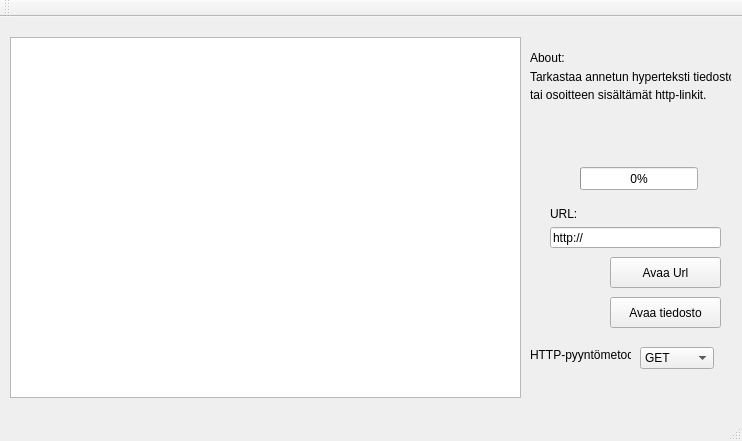
<?xml version="1.0" encoding="UTF-8"?>
<ui version="4.0">
 <class>URLcheck</class>
 <widget class="QMainWindow" name="URLcheck">
  <property name="geometry">
   <rect>
    <x>0</x>
    <y>0</y>
    <width>742</width>
    <height>441</height>
   </rect>
  </property>
  <property name="sizePolicy">
   <sizepolicy hsizetype="Preferred" vsizetype="Preferred">
    <horstretch>0</horstretch>
    <verstretch>0</verstretch>
   </sizepolicy>
  </property>
  <property name="windowTitle">
   <string>URLcheck</string>
  </property>
  <widget class="QWidget" name="centralWidget">
   <widget class="QPushButton" name="openButton">
    <property name="geometry">
     <rect>
      <x>610</x>
      <y>280</y>
      <width>111</width>
      <height>31</height>
     </rect>
    </property>
    <property name="text">
     <string>Avaa tiedosto</string>
    </property>
   </widget>
   <widget class="QTableView" name="urltable">
    <property name="geometry">
     <rect>
      <x>10</x>
      <y>20</y>
      <width>511</width>
      <height>361</height>
     </rect>
    </property>
    <property name="asd" stdset="0">
     <string/>
    </property>
    <attribute name="verticalHeaderVisible">
     <bool>false</bool>
    </attribute>
   </widget>
   <widget class="QPushButton" name="urlButton">
    <property name="geometry">
     <rect>
      <x>610</x>
      <y>240</y>
      <width>111</width>
      <height>31</height>
     </rect>
    </property>
    <property name="text">
     <string>Avaa Url</string>
    </property>
   </widget>
   <widget class="QLineEdit" name="urlEdit">
    <property name="geometry">
     <rect>
      <x>550</x>
      <y>210</y>
      <width>171</width>
      <height>21</height>
     </rect>
    </property>
    <property name="text">
     <string>http://</string>
    </property>
   </widget>
   <widget class="QLabel" name="urlLabel">
    <property name="geometry">
     <rect>
      <x>550</x>
      <y>190</y>
      <width>46</width>
      <height>13</height>
     </rect>
    </property>
    <property name="text">
     <string>URL:</string>
    </property>
   </widget>
   <widget class="QLabel" name="aboutLabel">
    <property name="geometry">
     <rect>
      <x>530</x>
      <y>30</y>
      <width>181</width>
      <height>21</height>
     </rect>
    </property>
    <property name="text">
     <string>About:</string>
    </property>
   </widget>
   <widget class="QLabel" name="aboutLabel2">
    <property name="geometry">
     <rect>
      <x>530</x>
      <y>50</y>
      <width>201</width>
      <height>20</height>
     </rect>
    </property>
    <property name="text">
     <string>Tarkastaa annetun hyperteksti tiedoston</string>
    </property>
   </widget>
   <widget class="QLabel" name="aboutLabel3">
    <property name="geometry">
     <rect>
      <x>530</x>
      <y>70</y>
      <width>191</width>
      <height>16</height>
     </rect>
    </property>
    <property name="text">
     <string>tai osoitteen sisältämät http-linkit.</string>
    </property>
   </widget>
   <widget class="QProgressBar" name="progressBar">
    <property name="geometry">
     <rect>
      <x>580</x>
      <y>150</y>
      <width>118</width>
      <height>23</height>
     </rect>
    </property>
    <property name="value">
     <number>0</number>
    </property>
   </widget>
   <widget class="QComboBox" name="methodBox">
    <property name="geometry">
     <rect>
      <x>640</x>
      <y>330</y>
      <width>74</width>
      <height>22</height>
     </rect>
    </property>
    <item>
     <property name="text">
      <string>GET</string>
     </property>
    </item>
    <item>
     <property name="text">
      <string>HEAD</string>
     </property>
    </item>
   </widget>
   <widget class="QLabel" name="methodLabel">
    <property name="geometry">
     <rect>
      <x>530</x>
      <y>330</y>
      <width>101</width>
      <height>16</height>
     </rect>
    </property>
    <property name="text">
     <string>HTTP-pyyntömetodi</string>
    </property>
   </widget>
  </widget>
  <widget class="QMenuBar" name="menuBar">
   <property name="geometry">
    <rect>
     <x>0</x>
     <y>0</y>
     <width>742</width>
     <height>18</height>
    </rect>
   </property>
  </widget>
  <widget class="QToolBar" name="mainToolBar">
   <attribute name="toolBarArea">
    <enum>TopToolBarArea</enum>
   </attribute>
   <attribute name="toolBarBreak">
    <bool>false</bool>
   </attribute>
  </widget>
  <widget class="QStatusBar" name="statusBar"/>
 </widget>
 <layoutdefault spacing="6" margin="11"/>
 <resources/>
 <connections/>
</ui>
